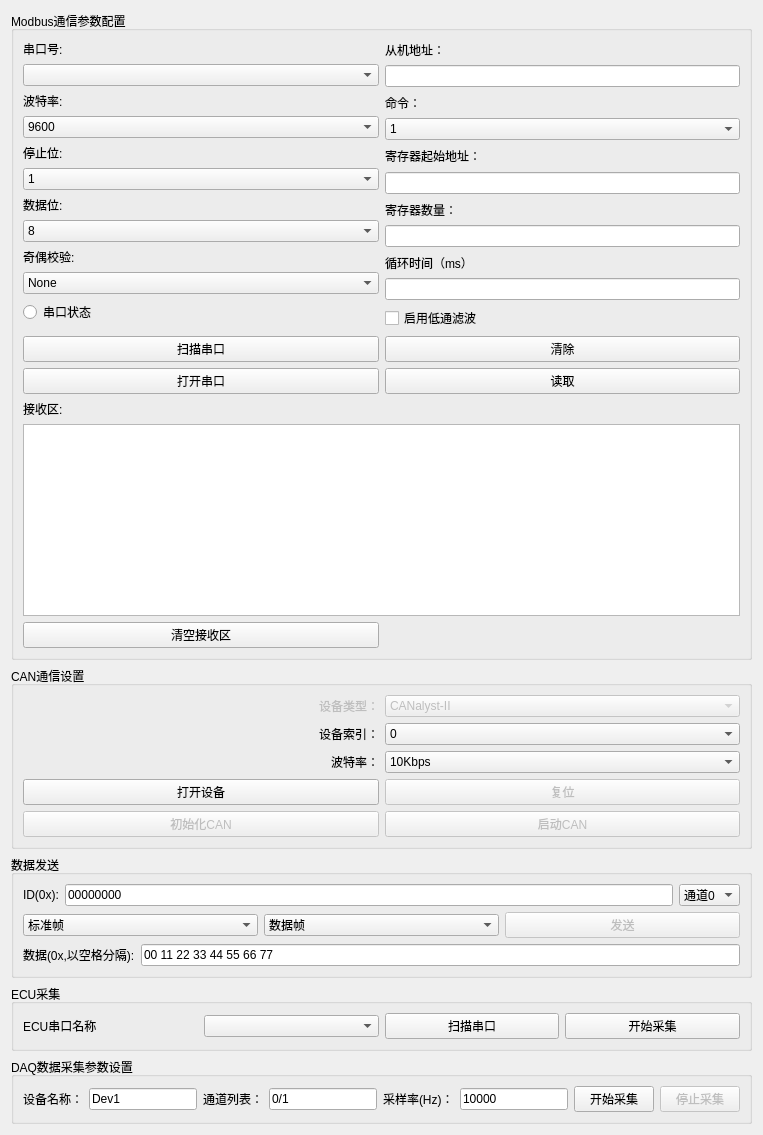
        <widget class="QWidget" name="page">
         <property name="sizePolicy">
          <sizepolicy hsizetype="Expanding" vsizetype="Expanding">
           <horstretch>0</horstretch>
           <verstretch>0</verstretch>
          </sizepolicy>
         </property>
         <layout class="QVBoxLayout" name="pageLayout">
          <item>
           <widget class="QGroupBox" name="groupBox_5">
            <property name="sizePolicy">
             <sizepolicy hsizetype="Expanding" vsizetype="Expanding">
              <horstretch>0</horstretch>
              <verstretch>0</verstretch>
             </sizepolicy>
            </property>
            <property name="title">
             <string>Modbus通信参数配置</string>
            </property>
            <layout class="QGridLayout" name="gridLayout_2">
             <item row="0" column="0" rowspan="2" colspan="2">
              <layout class="QVBoxLayout" name="verticalLayout">
               <item>
                <widget class="QLabel" name="labelPort">
                 <property name="text">
                  <string>串口号:</string>
                 </property>
                </widget>
               </item>
               <item>
                <widget class="QComboBox" name="comboPort">
                 <property name="minimumSize">
                  <size>
                   <width>0</width>
                   <height>22</height>
                  </size>
                 </property>
                </widget>
               </item>
               <item>
                <widget class="QLabel" name="labelBaudRate">
                 <property name="text">
                  <string>波特率:</string>
                 </property>
                </widget>
               </item>
               <item>
                <widget class="QComboBox" name="comboBaudRate">
                 <property name="minimumSize">
                  <size>
                   <width>0</width>
                   <height>22</height>
                  </size>
                 </property>
                 <item>
                  <property name="text">
                   <string>9600</string>
                  </property>
                 </item>
                 <item>
                  <property name="text">
                   <string>19200</string>
                  </property>
                 </item>
                 <item>
                  <property name="text">
                   <string>38400</string>
                  </property>
                 </item>
                 <item>
                  <property name="text">
                   <string>115200</string>
                  </property>
                 </item>
                </widget>
               </item>
               <item>
                <widget class="QLabel" name="labelStopBits">
                 <property name="text">
                  <string>停止位:</string>
                 </property>
                </widget>
               </item>
               <item>
                <widget class="QComboBox" name="comboStopBits">
                 <property name="minimumSize">
                  <size>
                   <width>0</width>
                   <height>22</height>
                  </size>
                 </property>
                 <item>
                  <property name="text">
                   <string>1</string>
                  </property>
                 </item>
                 <item>
                  <property name="text">
                   <string>1.5</string>
                  </property>
                 </item>
                 <item>
                  <property name="text">
                   <string>2</string>
                  </property>
                 </item>
                </widget>
               </item>
               <item>
                <widget class="QLabel" name="labelDataBits">
                 <property name="text">
                  <string>数据位:</string>
                 </property>
                </widget>
               </item>
               <item>
                <widget class="QComboBox" name="comboDataBits">
                 <property name="minimumSize">
                  <size>
                   <width>0</width>
                   <height>22</height>
                  </size>
                 </property>
                 <item>
                  <property name="text">
                   <string>8</string>
                  </property>
                 </item>
                 <item>
                  <property name="text">
                   <string>7</string>
                  </property>
                 </item>
                 <item>
                  <property name="text">
                   <string>6</string>
                  </property>
                 </item>
                 <item>
                  <property name="text">
                   <string>5</string>
                  </property>
                 </item>
                </widget>
               </item>
               <item>
                <widget class="QLabel" name="labelParity">
                 <property name="text">
                  <string>奇偶校验:</string>
                 </property>
                </widget>
               </item>
               <item>
                <widget class="QComboBox" name="comboParity">
                 <property name="minimumSize">
                  <size>
                   <width>0</width>
                   <height>22</height>
                  </size>
                 </property>
                 <item>
                  <property name="text">
                   <string>None</string>
                  </property>
                 </item>
                 <item>
                  <property name="text">
                   <string>Even</string>
                  </property>
                 </item>
                 <item>
                  <property name="text">
                   <string>Odd</string>
                  </property>
                 </item>
                </widget>
               </item>
               <item>
                <widget class="QRadioButton" name="radioButton">
                 <property name="enabled">
                  <bool>true</bool>
                 </property>
                 <property name="text">
                  <string>串口状态</string>
                 </property>
                </widget>
               </item>
              </layout>
             </item>
             <item row="0" column="2" rowspan="3" colspan="2">
              <layout class="QVBoxLayout" name="verticalLayout_2">
               <item>
                <widget class="QLabel" name="labelPort_3">
                 <property name="text">
                  <string>从机地址：</string>
                 </property>
                </widget>
               </item>
               <item>
                <widget class="QLineEdit" name="lineServerAddress"/>
               </item>
               <item>
                <widget class="QLabel" name="labelPort_2">
                 <property name="text">
                  <string>命令：</string>
                 </property>
                </widget>
               </item>
               <item>
                <widget class="QComboBox" name="comboAction">
                 <item>
                  <property name="text">
                   <string>1</string>
                  </property>
                 </item>
                 <item>
                  <property name="text">
                   <string>2</string>
                  </property>
                 </item>
                 <item>
                  <property name="text">
                   <string>3</string>
                  </property>
                 </item>
                 <item>
                  <property name="text">
                   <string>4</string>
                  </property>
                 </item>
                 <item>
                  <property name="text">
                   <string>5</string>
                  </property>
                 </item>
                 <item>
                  <property name="text">
                   <string>6</string>
                  </property>
                 </item>
                </widget>
               </item>
               <item>
                <widget class="QLabel" name="labelPort_4">
                 <property name="text">
                  <string>寄存器起始地址：</string>
                 </property>
                </widget>
               </item>
               <item>
                <widget class="QLineEdit" name="lineSegAddress"/>
               </item>
               <item>
                <widget class="QLabel" name="labelPort_5">
                 <property name="text">
                  <string>寄存器数量：</string>
                 </property>
                </widget>
               </item>
               <item>
                <widget class="QLineEdit" name="lineSegNum"/>
               </item>
               <item>
                <widget class="QLabel" name="labelStopBits_2">
                 <property name="text">
                  <string>循环时间（ms）</string>
                 </property>
                </widget>
               </item>
               <item>
                <widget class="QLineEdit" name="lineTimeLoop"/>
               </item>
               <item>
                <widget class="QCheckBox" name="filterEnabledCheckBox">
                 <property name="text">
                  <string>启用低通滤波</string>
                 </property>
                </widget>
               </item>
              </layout>
             </item>
             <item row="3" column="0" colspan="2">
              <widget class="QPushButton" name="btnScanPort">
               <property name="text">
                <string>扫描串口</string>
               </property>
              </widget>
             </item>
             <item row="3" column="2" colspan="2">
              <widget class="QPushButton" name="btnClearSendArea">
               <property name="text">
                <string>清除</string>
               </property>
              </widget>
             </item>
             <item row="4" column="0" colspan="2">
              <widget class="QPushButton" name="btnOpenPort">
               <property name="text">
                <string>打开串口</string>
               </property>
              </widget>
             </item>
             <item row="4" column="2" colspan="2">
              <widget class="QPushButton" name="btnSend">
               <property name="text">
                <string>读取</string>
               </property>
              </widget>
             </item>
             <item row="5" column="0">
              <widget class="QLabel" name="labelReceive">
               <property name="text">
                <string>接收区:</string>
               </property>
              </widget>
             </item>
             <item row="6" column="0" colspan="4">
              <widget class="QPlainTextEdit" name="plainReceive"/>
             </item>
             <item row="7" column="0" colspan="2">
              <widget class="QPushButton" name="btnClearReceiveArea">
               <property name="text">
                <string>清空接收区</string>
               </property>
              </widget>
             </item>
            </layout>
           </widget>
          </item>
          <item>
           <widget class="QGroupBox" name="groupBoxCAN">
            <property name="sizePolicy">
             <sizepolicy hsizetype="Expanding" vsizetype="Expanding">
              <horstretch>0</horstretch>
              <verstretch>0</verstretch>
             </sizepolicy>
            </property>
            <property name="title">
             <string>CAN通信设置</string>
            </property>
            <layout class="QGridLayout" name="gridLayout">
             <item row="0" column="0">
              <widget class="QLabel" name="label_3">
               <property name="enabled">
                <bool>false</bool>
               </property>
               <property name="text">
                <string>设备类型：</string>
               </property>
               <property name="alignment">
                <set>Qt::AlignmentFlag::AlignRight|Qt::AlignmentFlag::AlignTrailing|Qt::AlignmentFlag::AlignVCenter</set>
               </property>
              </widget>
             </item>
             <item row="0" column="1">
              <widget class="QComboBox" name="comboBox">
               <property name="enabled">
                <bool>false</bool>
               </property>
               <item>
                <property name="text">
                 <string>CANalyst-II</string>
                </property>
               </item>
              </widget>
             </item>
             <item row="1" column="0">
              <widget class="QLabel" name="label_4">
               <property name="text">
                <string>设备索引：</string>
               </property>
               <property name="alignment">
                <set>Qt::AlignmentFlag::AlignRight|Qt::AlignmentFlag::AlignTrailing|Qt::AlignmentFlag::AlignVCenter</set>
               </property>
              </widget>
             </item>
             <item row="1" column="1">
              <widget class="QComboBox" name="comboCanID">
               <item>
                <property name="text">
                 <string>0</string>
                </property>
               </item>
              </widget>
             </item>
             <item row="2" column="0">
              <widget class="QLabel" name="label_11">
               <property name="text">
                <string>波特率：</string>
               </property>
               <property name="alignment">
                <set>Qt::AlignmentFlag::AlignRight|Qt::AlignmentFlag::AlignTrailing|Qt::AlignmentFlag::AlignVCenter</set>
               </property>
              </widget>
             </item>
             <item row="2" column="1">
              <widget class="QComboBox" name="comboCanBaud">
               <item>
                <property name="text">
                 <string>10Kbps</string>
                </property>
               </item>
              </widget>
             </item>
             <item row="3" column="0">
              <widget class="QPushButton" name="btnCanOpenDevice">
               <property name="text">
                <string>打开设备</string>
               </property>
              </widget>
             </item>
             <item row="3" column="1">
              <widget class="QPushButton" name="btnCanReset">
               <property name="enabled">
                <bool>false</bool>
               </property>
               <property name="text">
                <string>复位</string>
               </property>
              </widget>
             </item>
             <item row="4" column="0">
              <widget class="QPushButton" name="btnCanInit">
               <property name="enabled">
                <bool>false</bool>
               </property>
               <property name="text">
                <string>初始化CAN</string>
               </property>
              </widget>
             </item>
             <item row="4" column="1">
              <widget class="QPushButton" name="btnCanStart">
               <property name="enabled">
                <bool>false</bool>
               </property>
               <property name="text">
                <string>启动CAN</string>
               </property>
              </widget>
             </item>
            </layout>
           </widget>
          </item>
          <item>
           <widget class="QGroupBox" name="groupBox_CAN2">
            <property name="sizePolicy">
             <sizepolicy hsizetype="Expanding" vsizetype="Expanding">
              <horstretch>0</horstretch>
              <verstretch>0</verstretch>
             </sizepolicy>
            </property>
            <property name="title">
             <string>数据发送</string>
            </property>
            <layout class="QVBoxLayout" name="verticalLayout_3">
             <item>
              <layout class="QHBoxLayout" name="horizontalLayout">
               <item>
                <widget class="QLabel" name="label_14">
                 <property name="text">
                  <string>ID(0x):</string>
                 </property>
                </widget>
               </item>
               <item>
                <widget class="QLineEdit" name="sendIDEdit">
                 <property name="text">
                  <string>00000000</string>
                 </property>
                </widget>
               </item>
               <item>
                <widget class="QComboBox" name="comboChannel">
                 <item>
                  <property name="text">
                   <string>通道0</string>
                  </property>
                 </item>
                 <item>
                  <property name="text">
                   <string>通道1</string>
                  </property>
                 </item>
                </widget>
               </item>
              </layout>
             </item>
             <item>
              <layout class="QHBoxLayout" name="horizontalLayout_2">
               <item>
                <widget class="QComboBox" name="comboFrameType">
                 <property name="enabled">
                  <bool>true</bool>
                 </property>
                 <item>
                  <property name="text">
                   <string>标准帧</string>
                  </property>
                 </item>
                 <item>
                  <property name="text">
                   <string>扩展帧</string>
                  </property>
                 </item>
                </widget>
               </item>
               <item>
                <widget class="QComboBox" name="comboDataFrameType">
                 <property name="enabled">
                  <bool>true</bool>
                 </property>
                 <item>
                  <property name="text">
                   <string>数据帧</string>
                  </property>
                 </item>
                 <item>
                  <property name="text">
                   <string>远程帧</string>
                  </property>
                 </item>
                </widget>
               </item>
               <item>
                <widget class="QPushButton" name="btnCanSend">
                 <property name="enabled">
                  <bool>false</bool>
                 </property>
                 <property name="text">
                  <string>发送</string>
                 </property>
                </widget>
               </item>
              </layout>
             </item>
             <item>
              <layout class="QHBoxLayout" name="horizontalLayout_3">
               <item>
                <widget class="QLabel" name="label_15">
                 <property name="text">
                  <string>数据(0x,以空格分隔):</string>
                 </property>
                </widget>
               </item>
               <item>
                <widget class="QLineEdit" name="sendDataEdit">
                 <property name="text">
                  <string>00 11 22 33 44 55 66 77</string>
                 </property>
                </widget>
               </item>
              </layout>
             </item>
            </layout>
           </widget>
          </item>
          <item>
           <widget class="QGroupBox" name="groupBoxECU">
            <property name="sizePolicy">
             <sizepolicy hsizetype="Expanding" vsizetype="Preferred">
              <horstretch>0</horstretch>
              <verstretch>0</verstretch>
             </sizepolicy>
            </property>
            <property name="minimumSize">
             <size>
              <width>0</width>
              <height>50</height>
             </size>
            </property>
            <property name="title">
             <string>ECU采集</string>
            </property>
            <layout class="QHBoxLayout" name="ecuLayout">
             <item>
              <widget class="QLabel" name="label_17">
               <property name="text">
                <string>ECU串口名称</string>
               </property>
              </widget>
             </item>
             <item>
              <widget class="QComboBox" name="comboSerialECU"/>
             </item>
             <item>
              <widget class="QPushButton" name="btnECUScan">
               <property name="text">
                <string>扫描串口</string>
               </property>
              </widget>
             </item>
             <item>
              <widget class="QPushButton" name="btnECUStart">
               <property name="text">
                <string>开始采集</string>
               </property>
              </widget>
             </item>
            </layout>
           </widget>
          </item>
          <item>
           <layout class="QHBoxLayout" name="horizontalLayout_4"/>
          </item>
          <item>
           <widget class="QGroupBox" name="groupBoxDAQ">
            <property name="sizePolicy">
             <sizepolicy hsizetype="Expanding" vsizetype="Expanding">
              <horstretch>0</horstretch>
              <verstretch>0</verstretch>
             </sizepolicy>
            </property>
            <property name="title">
             <string>DAQ数据采集参数设置</string>
            </property>
            <layout class="QHBoxLayout" name="horizontalLayout_daq">
             <item>
              <layout class="QHBoxLayout" name="horizontalLayout_daq2">
               <item>
                <widget class="QLabel" name="labelDeviceName">
                 <property name="text">
                  <string>设备名称：</string>
                 </property>
                </widget>
               </item>
               <item>
                <widget class="QLineEdit" name="deviceNameEdit">
                 <property name="text">
                  <string>Dev1</string>
                 </property>
                </widget>
               </item>
              </layout>
             </item>
             <item>
              <layout class="QHBoxLayout" name="horizontalLayout_daq3">
               <item>
                <widget class="QLabel" name="labelChannels">
                 <property name="text">
                  <string>通道列表：</string>
                 </property>
                </widget>
               </item>
               <item>
                <widget class="QLineEdit" name="channelsEdit">
                 <property name="text">
                  <string>0/1</string>
                 </property>
                </widget>
               </item>
              </layout>
             </item>
             <item>
              <layout class="QHBoxLayout" name="horizontalLayout_daq4">
               <item>
                <widget class="QLabel" name="labelSampleRate">
                 <property name="text">
                  <string>采样率(Hz)：</string>
                 </property>
                </widget>
               </item>
               <item>
                <widget class="QLineEdit" name="sampleRateEdit">
                 <property name="text">
                  <string>10000</string>
                 </property>
                </widget>
               </item>
              </layout>
             </item>
             <item>
              <layout class="QHBoxLayout" name="horizontalLayout_daq5">
               <item>
                <widget class="QPushButton" name="startDAQButton">
                 <property name="text">
                  <string>开始采集</string>
                 </property>
                </widget>
               </item>
               <item>
                <widget class="QPushButton" name="stopDAQButton">
                 <property name="enabled">
                  <bool>false</bool>
                 </property>
                 <property name="text">
                  <string>停止采集</string>
                 </property>
                </widget>
               </item>
              </layout>
             </item>
            </layout>
           </widget>
          </item>
         </layout>
        </widget>
